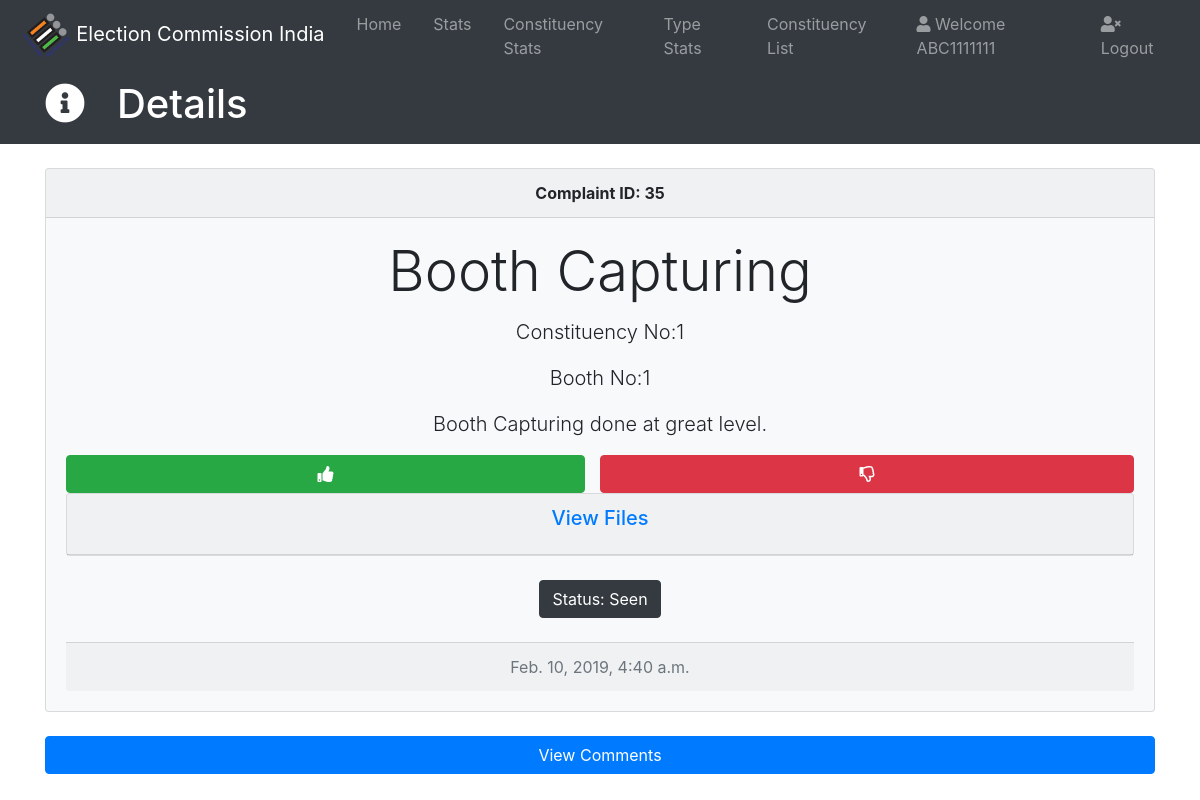
/complaints/details/35/ (signed in), run on the app's committed database.
### complaints/models.py (models this page shows, shortened)
class Complaint(models.Model):
    user = models.ForeignKey(
        User, related_name='complaints', on_delete=models.CASCADE)
    COMPLAINT_CHOICES = []
    type_list = [u['type'] for u in acc_models.ComplaintType.objects.all().values('type')]
    for temp in type_list:
        COMPLAINT_CHOICES.append((temp,temp))
    choice = models.CharField(
        max_length=50, choices=COMPLAINT_CHOICES, blank=False)
    description = models.TextField(blank=True)
    file_upload = models.FileField(
        upload_to='files/', blank=True)
    file_upload1 = models.FileField(
        upload_to='files/', blank=True)
    file_upload2 = models.FileField(
        upload_to='files/', blank=True)
    file_upload3 = models.FileField(
        upload_to='files/', blank=True)
    file_upload4 = models.FileField(
        upload_to='files/', blank=True)
    file_upload5 = models.FileField(
        upload_to='files/', blank=True)
    created_at = models.DateTimeField(auto_now=True)
    viewed_complaint = models.BooleanField(default=False)
    is_liked = models.BooleanField(default=False)
    is_disliked = models.BooleanField(default=False)
    class Meta():
        ordering = ['created_at']
        unique_together = ["user", "choice"]

### accounts/models.py (models this page shows, shortened)
class Voter(models.Model):
    user = models.OneToOneField(
        User, related_name="voter_details", on_delete=models.CASCADE)
    phone_num = models.PositiveIntegerField()
    cons_no = models.PositiveIntegerField(blank=False)
    booth_no = models.PositiveIntegerField(blank=False)

### complaints/views.py (the view)
# urls.py: path('details/<int:pk>/', views.ComplaintDetail.as_view(), name='single'),
class ComplaintDetail(generic.DetailView, LoginRequiredMixin):
    model = models.Complaint
    template_name = 'complaint/complaint_detail.html'

### accounts/context_processors.py (called while the page is built)
def GovList(request):
    id_list = [u['user'] for u in acc_models.GovUser.objects.all().values('user')]
    govname_list=[]
    for num in id_list:
        temp = User.objects.get(id__iexact = num)
        temp_name = temp.username
        govname_list.append(temp_name)
    return {'govname_list':govname_list}

### complaints/templates/complaint/complaint_detail.html (shortened to what this page needs)
{% extends "complaint/complaint_base.html" %}
{% block complaint_content %}
<header id="main-header" class="py-2 bg-dark text-white">
        <div class="container">
            <div class="row">
                <div class="col-md-6">
                    <h1>
                        <i class="fas fa-info-circle"></i>&nbsp;&nbsp; Details </h1>
                </div>
        </div>
    </header><br>
<div class="container">
<div class="card text-center bg-light">
        <div class="card-header">
               <b> Complaint ID:  {{complaint.pk}} </b>
        </div>
        <div class="card-body">
            <h4 class="card-title display-4">{{complaint.choice}}</h4>
            <p class="card-text lead">Constituency No:{{complaint.user.voter_details.cons_no}}</p>
            <p class="card-text lead">Booth No:{{complaint.user.voter_details.booth_no}}</p>
            <p class="card-text lead">{{complaint.description | safe}}</p>
            {% if user.is_authenticated and not user.username in govname_list %}
            <div class="row">
                {% if complaint.is_liked == 0 %}
                <div class="col-6">
                        <a href="{% url 'complaints:like' pk=complaint.pk %}" style="color:#fff;"> <button  class="btn btn-block btn-success">  <i class="far fa-thumbs-up"></i></button></a>
                </div>
                {% else %}
                <div class="col-6">
                        <a href="{% url 'complaints:like' pk=complaint.pk %}" style="color:#fff;"> <button  class="btn btn-block btn-success">  <i class="fas fa-thumbs-up"></i></button></a>
                </div>
                {% endif %}
                {% if complaint.is_disliked == 0 %}
                <div class="col-6 pl-0">
                <a href="{% url 'complaints:dislike' pk=complaint.pk %}" style="color:#fff;"><button class="btn btn-block btn-danger"><i class="far fa-thumbs-down"></i></button></a>
                </div>
                {% else %}
                <div class="col-6 pl-0">
                        <a href="{% url 'complaints:dislike' pk=complaint.pk %}" style="color:#fff;"><button class="btn btn-block btn-danger"><i class="fas fa-thumbs-down"></i></button></a>
                </div>
                {% endif %}
            </div>
            {% endif %}
            <div id="accordion">
                    <div class="card bg-light">
                      <div class="card-header">
                        <h5 class="card-title">
                          <a href="#collapse1" data-parent="#accordion" data-toggle="collapse">
                            View Files
                          </a>
                        </h5>
                      </div>
                        </div></div><br>
            <button class="btn btn-dark" href="#">
                    {% if complaint.viewed_complaint == 1 %}
                    Status: Seen
                    {% else %}
                    Status: Unseen
                    {% endif %}
            </button>
        <br><br>
        <div class="card-footer text-muted">
            {{complaint.created_at}}
        </div>
    </div></div><br>
    <button class="btn btn-primary btn-block d-block mb-4" data-toggle="collapse" data-target="#collapse-btn-1">View Comments</button>
{% endblock %}

### templates/base.html (shortened to what this page needs)
<!DOCTYPE html>
{% load staticfiles %}
<html lang="en">
<head>
  <link rel="stylesheet" href="https://use.fontawesome.com/releases/v5.0.13/css/all.css"
>
  <link rel="stylesheet" href="https://stackpath.bootstrapcdn.com/bootstrap/4.1.1/css/bootstrap.min.css"
>
</head>
<body>
    <nav class="navbar navbar-expand-sm navbar-dark bg-dark p-1">
      <a href="{% url 'home' %}" class="navbar-brand ml-3"><img src="{% static 'images/logo.png' %}" alt="Logo" style="height:50px;">Election Commission India</a>
      <div class="collapse navbar-collapse" id="navbarC">
        <ul class="navbar-nav">
          <li class="nav-item px-2">
            <a href="{% url 'home' %}" class="nav-link"> Home</a>
          </li>
          <li class="nav-item px-2">
            <a href="{% url 'complaints:display_all' %}" class="nav-link">Stats</a>
          </li>
          <li class="nav-item px-2">
            <a href="{% url 'complaints:get_const_num' %}" class="nav-link">Constituency Stats</a>
          </li>
          <li class="nav-item px-2">
            <a href="{% url 'complaints:get_type' %}" class="nav-link">Type Stats</a>
          </li>
          <li class="nav-item px-2">
              <a href="{% url 'accounts:constituency_list' %}" class="nav-link">Constituency List</a>
            </li>
        </ul>
        <ul class="navbar-nav ml-auto mr-3">
          <li class="nav-item px-2">
            <a href="#" class="nav-link">
              <i class="fas fa-user"></i> Welcome {{user.username}}
            </a>
          </li>
          {% if user.is_authenticated %}
          <li class="nav-item">
            <a href="{% url 'accounts:logout' %}" class="nav-link">
              <i class="fas fa-user-times"></i> Logout
            </a>
          </li>
          {% else %}
          <li class="nav-item">
            <a href="{% url 'accounts:login' %}" class="nav-link">
              <i class="fas fa-sign-out-alt"></i> Login
            </a>
          </li>
          {% endif %}
        </ul>
      </div>
  </nav>
  {% block content %}
  {% endblock %}
</body>
</html>

### data on the page
Complaint: pk "35", choice "Booth Capturing", user.voter_details.cons_no "1", user.voter_details.booth_no "1", description "Booth Capturing done at great level.", created_at "Feb. 10, 2019, 4:40 a.m."

### other printed values
{{ user.username }} "ABC1111111"
